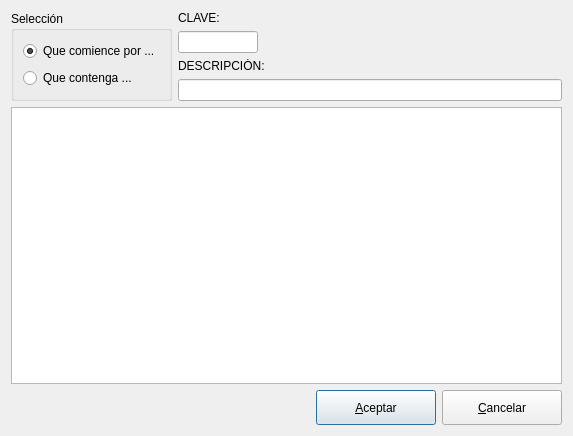
<?xml version="1.0" encoding="UTF-8"?>
<ui version="4.0">
 <author>José Manuel Díez Botella y Iván González Millán</author>
 <class>buscaconcepto</class>
 <widget class="QDialog" name="buscaconcepto">
  <property name="geometry">
   <rect>
    <x>0</x>
    <y>0</y>
    <width>573</width>
    <height>436</height>
   </rect>
  </property>
  <property name="windowTitle">
   <string>Búsqueda de conceptos</string>
  </property>
  <layout class="QGridLayout">
   <item row="0" column="0">
    <layout class="QHBoxLayout">
     <property name="spacing">
      <number>6</number>
     </property>
     <property name="leftMargin">
      <number>0</number>
     </property>
     <property name="topMargin">
      <number>0</number>
     </property>
     <property name="rightMargin">
      <number>0</number>
     </property>
     <property name="bottomMargin">
      <number>0</number>
     </property>
     <item>
      <widget class="QGroupBox" name="groupBox">
       <property name="title">
        <string>Selección</string>
       </property>
       <layout class="QVBoxLayout">
        <property name="spacing">
         <number>6</number>
        </property>
        <property name="leftMargin">
         <number>9</number>
        </property>
        <property name="topMargin">
         <number>9</number>
        </property>
        <property name="rightMargin">
         <number>9</number>
        </property>
        <property name="bottomMargin">
         <number>9</number>
        </property>
        <item>
         <widget class="QRadioButton" name="ComienceRadioButton">
          <property name="text">
           <string>Que comience por ...</string>
          </property>
          <property name="checked">
           <bool>true</bool>
          </property>
         </widget>
        </item>
        <item>
         <widget class="QRadioButton" name="ContengaRadioButton">
          <property name="text">
           <string>Que contenga ...</string>
          </property>
         </widget>
        </item>
       </layout>
      </widget>
     </item>
    </layout>
   </item>
   <item row="0" column="1">
    <layout class="QVBoxLayout">
     <item>
      <layout class="QVBoxLayout">
       <property name="spacing">
        <number>6</number>
       </property>
       <property name="leftMargin">
        <number>0</number>
       </property>
       <property name="topMargin">
        <number>0</number>
       </property>
       <property name="rightMargin">
        <number>0</number>
       </property>
       <property name="bottomMargin">
        <number>0</number>
       </property>
       <item>
        <widget class="QLabel" name="TextLabel1">
         <property name="frameShape">
          <enum>QFrame::NoFrame</enum>
         </property>
         <property name="frameShadow">
          <enum>QFrame::Plain</enum>
         </property>
         <property name="text">
          <string>CLAVE:</string>
         </property>
         <property name="wordWrap">
          <bool>false</bool>
         </property>
        </widget>
       </item>
       <item>
        <widget class="QLineEdit" name="claveLineEdit">
         <property name="maximumSize">
          <size>
           <width>80</width>
           <height>32767</height>
          </size>
         </property>
        </widget>
       </item>
      </layout>
     </item>
     <item>
      <layout class="QVBoxLayout">
       <property name="spacing">
        <number>6</number>
       </property>
       <property name="leftMargin">
        <number>0</number>
       </property>
       <property name="topMargin">
        <number>0</number>
       </property>
       <property name="rightMargin">
        <number>0</number>
       </property>
       <property name="bottomMargin">
        <number>0</number>
       </property>
       <item>
        <widget class="QLabel" name="TextLabel2">
         <property name="frameShape">
          <enum>QFrame::NoFrame</enum>
         </property>
         <property name="frameShadow">
          <enum>QFrame::Plain</enum>
         </property>
         <property name="text">
          <string>DESCRIPCIÓN:</string>
         </property>
         <property name="wordWrap">
          <bool>false</bool>
         </property>
        </widget>
       </item>
       <item>
        <widget class="QLineEdit" name="descripcionLineEdit"/>
       </item>
      </layout>
     </item>
    </layout>
   </item>
   <item row="1" column="0" colspan="2">
    <widget class="QTableView" name="tableView"/>
   </item>
   <item row="2" column="0" colspan="2">
    <layout class="QHBoxLayout">
     <item>
      <spacer>
       <property name="orientation">
        <enum>Qt::Horizontal</enum>
       </property>
       <property name="sizeHint" stdset="0">
        <size>
         <width>40</width>
         <height>20</height>
        </size>
       </property>
      </spacer>
     </item>
     <item>
      <widget class="QPushButton" name="AceptarBoton">
       <property name="minimumSize">
        <size>
         <width>120</width>
         <height>35</height>
        </size>
       </property>
       <property name="text">
        <string>&amp;Aceptar</string>
       </property>
       <property name="icon">
        <iconset resource="libroK.qrc">
         <normaloff>:/images/librok-42.png</normaloff>:/images/librok-42.png</iconset>
       </property>
       <property name="shortcut">
        <string>Alt+A</string>
       </property>
      </widget>
     </item>
     <item>
      <widget class="QPushButton" name="CancelarBoton">
       <property name="minimumSize">
        <size>
         <width>120</width>
         <height>35</height>
        </size>
       </property>
       <property name="text">
        <string>&amp;Cancelar</string>
       </property>
       <property name="icon">
        <iconset resource="libroK.qrc">
         <normaloff>:/images/librok-7.png</normaloff>:/images/librok-7.png</iconset>
       </property>
       <property name="shortcut">
        <string>Alt+C</string>
       </property>
      </widget>
     </item>
    </layout>
   </item>
  </layout>
 </widget>
 <layoutdefault spacing="6" margin="11"/>
 <tabstops>
  <tabstop>claveLineEdit</tabstop>
  <tabstop>descripcionLineEdit</tabstop>
  <tabstop>ComienceRadioButton</tabstop>
  <tabstop>ContengaRadioButton</tabstop>
  <tabstop>tableView</tabstop>
  <tabstop>AceptarBoton</tabstop>
  <tabstop>CancelarBoton</tabstop>
 </tabstops>
 <resources>
  <include location="libroK.qrc"/>
 </resources>
 <connections>
  <connection>
   <sender>AceptarBoton</sender>
   <signal>clicked()</signal>
   <receiver>buscaconcepto</receiver>
   <slot>accept()</slot>
   <hints>
    <hint type="sourcelabel">
     <x>368</x>
     <y>407</y>
    </hint>
    <hint type="destinationlabel">
     <x>68</x>
     <y>406</y>
    </hint>
   </hints>
  </connection>
  <connection>
   <sender>CancelarBoton</sender>
   <signal>clicked()</signal>
   <receiver>buscaconcepto</receiver>
   <slot>reject()</slot>
   <hints>
    <hint type="sourcelabel">
     <x>502</x>
     <y>414</y>
    </hint>
    <hint type="destinationlabel">
     <x>160</x>
     <y>395</y>
    </hint>
   </hints>
  </connection>
 </connections>
</ui>
